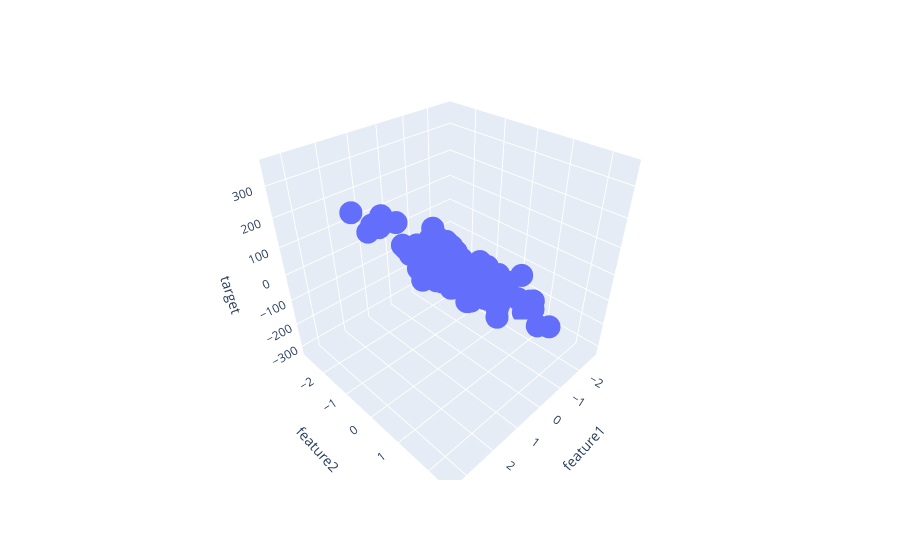

Notebook cell for this chart:
### Code cell
# plotting the data in 3-D
fig = px.scatter_3d(df, x = 'feature1', y = 'feature2', z = 'target')
fig.show()
